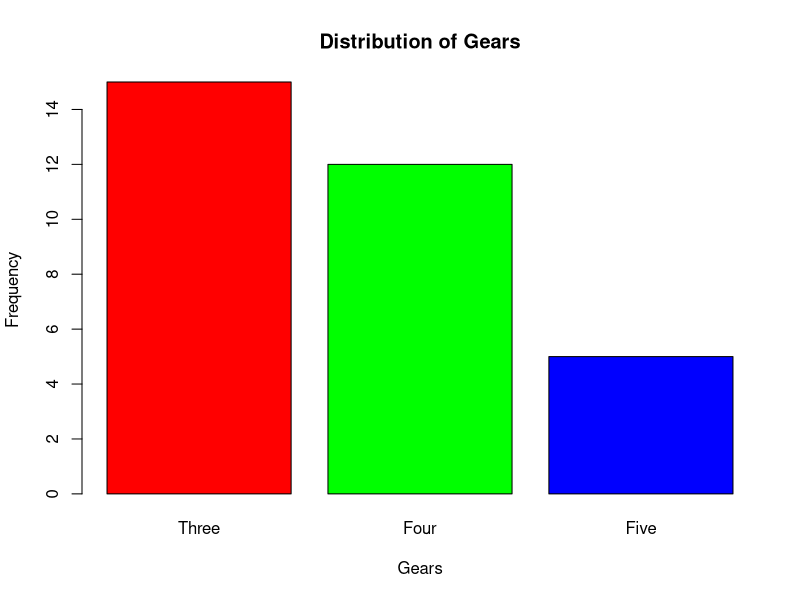
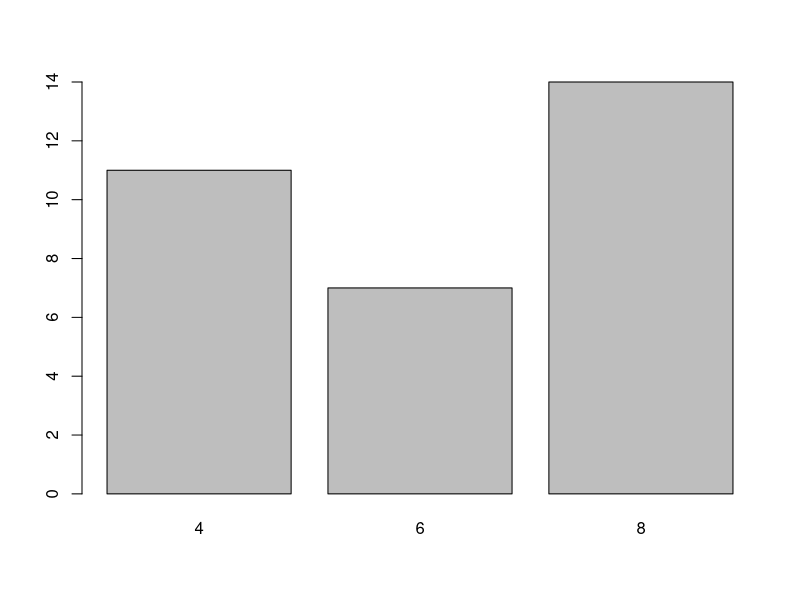
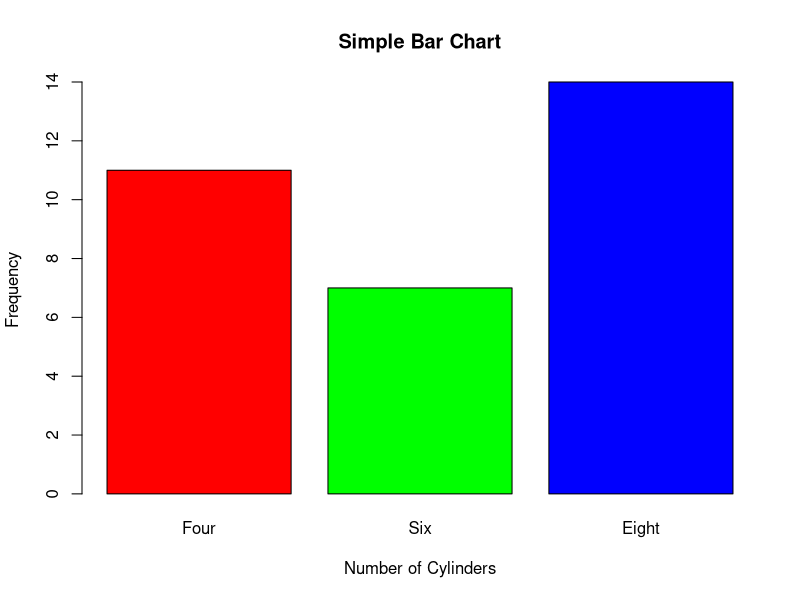
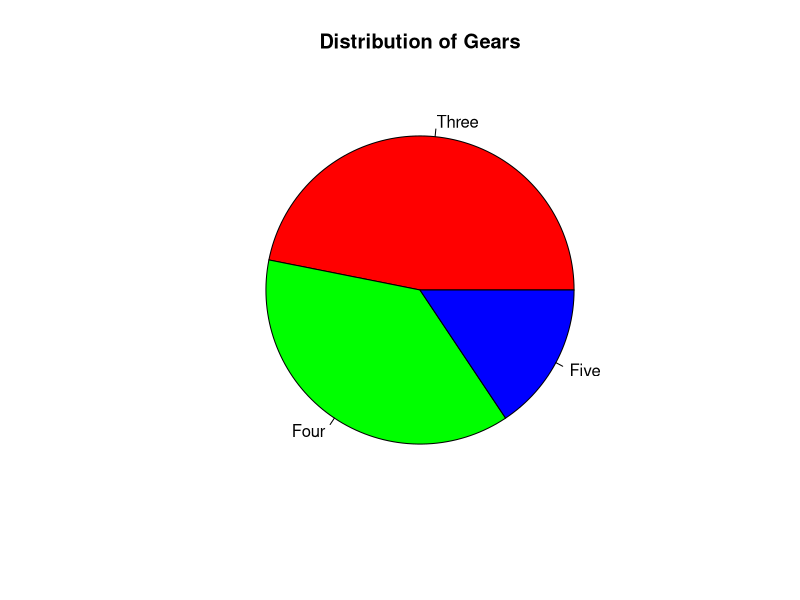
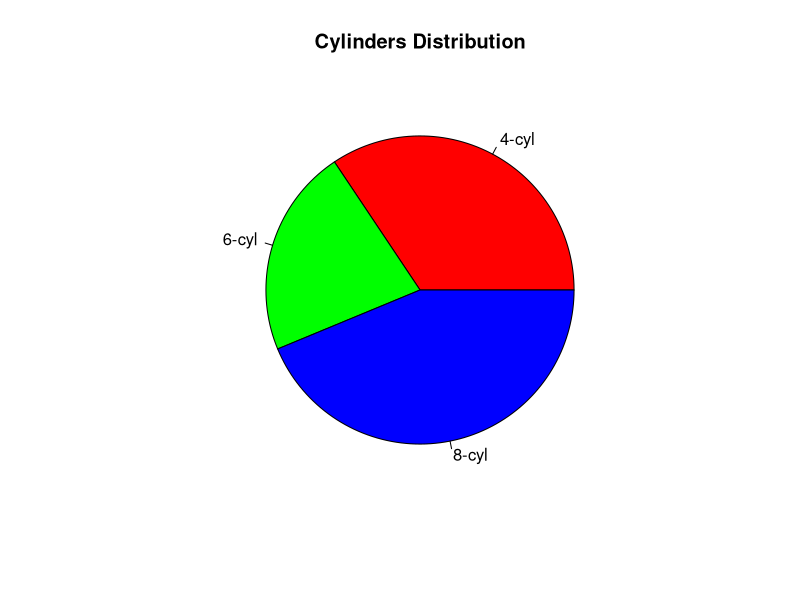
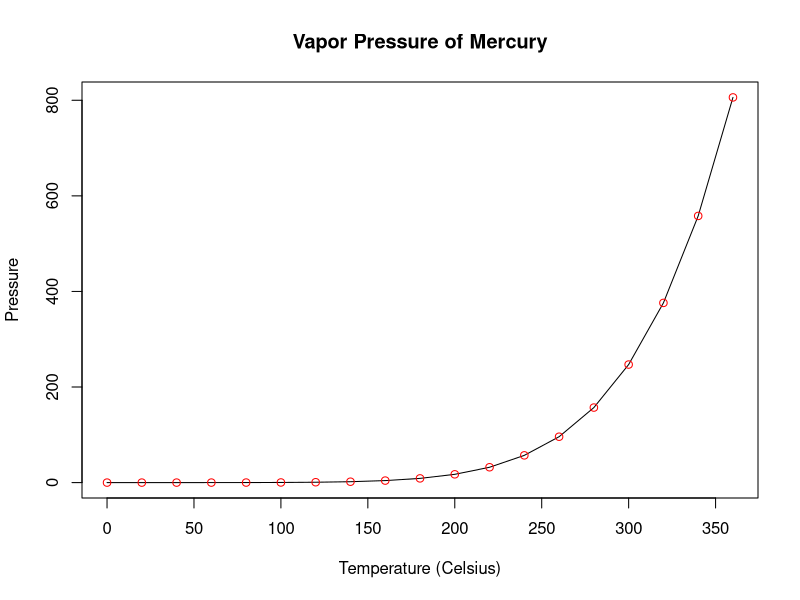
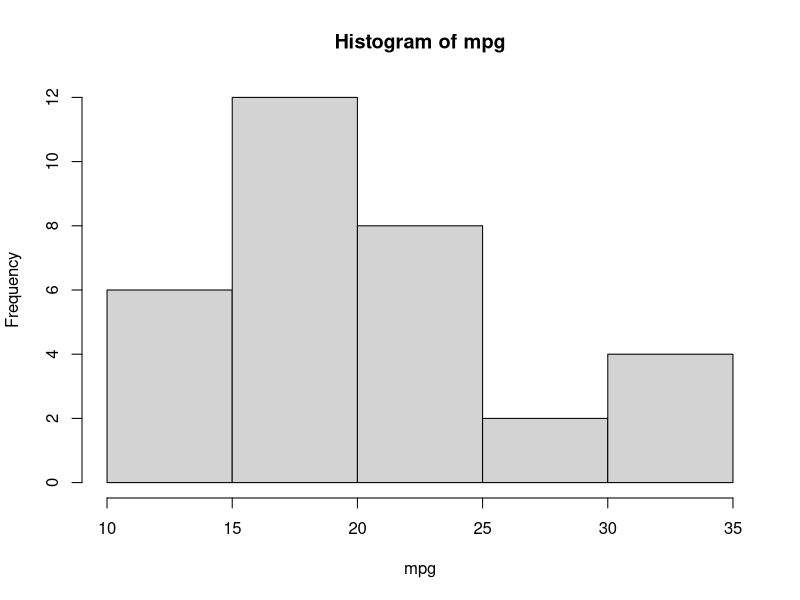
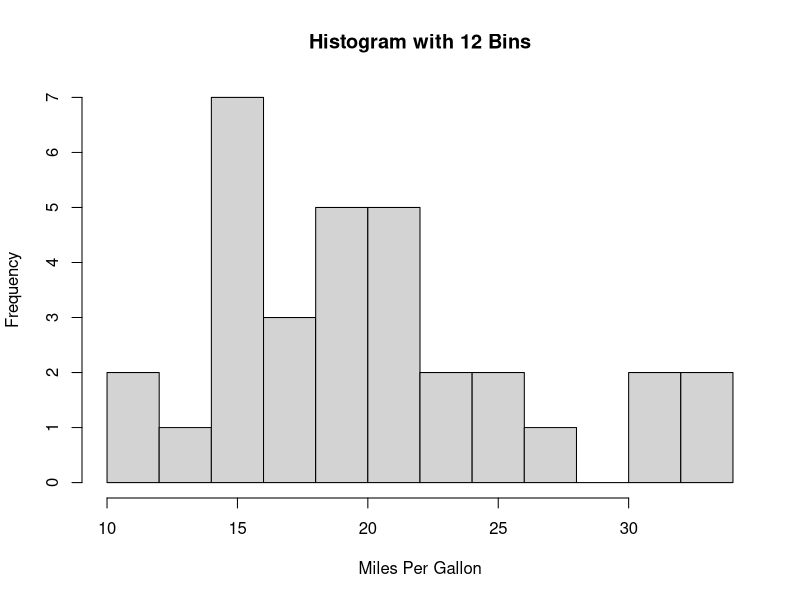

Write the R code that produced these figures, in order.
##################### Bar Charts s7 #####################
## display the built-in dataset called "mtcars"

mtcars

## attach is convenient way to use the build-in dataset 

attach(mtcars)

# sets the bottom, left, top and right margins of the plot region 
# in number of lines of text. 
# you can ignore this set of code if your plots are showing correctly
# par(mar=c(2,1,2,1))

##################### Bar Charts s8 #####################
count_gears <- table(gear)
barplot(count_gears, 
        names.arg = c('Three','Four','Five'),
        main= "Distribution of Gears",
        xlab= "Gears", 
        ylab= "Frequency",
        col=rainbow(length(count_gears)))

##################### Bar Charts s9 #####################
# Check the cylinder vector (variable)
mtcars$cyl
print(cyl)

# Count the frequencies for each value of cyl
# using the Frequency-Table function
counts_cyl <- table(cyl)
print(counts_cyl)

# Create the simplest basic barplot
barplot(counts_cyl)

# Add Title, axis labels and color
barplot(counts_cyl,
        names.arg = c('Four','Six','Eight'),
        main= "Simple Bar Chart",
        xlab= "Number of Cylinders", 
        ylab= "Frequency",
        col=rainbow(length(counts_cyl)))

##################### Pie Chart s10 #####################
pie(count_gears, 
    labels = c('Three','Four','Five'),
    main= "Distribution of Gears",
    col=rainbow(length(count_gears)))

##################### Pie Chart s11 #####################

## count frequency for each value of cyl
counts_cyl <- table(cyl)
counts_cyl

# Plot the pie chart
pie(counts_cyl, 
    labels = c('4-cyl','6-cyl','8-cyl'), 
    main='Cylinders Distribution',
    col = rainbow(length(counts_cyl)))

##################### Line Charts s13 ####################

## A line plot is actually a scatter plot 
## with line passing through the points. 
## The function used is the same - plot() but with type='l'

## using another built-in dataset "pressure" as it has time-series

plot(x = pressure$temperature, y = pressure$pressure,
     xlab = "Temperature (Celsius)",
     ylab = "Pressure",
     main = "Vapor Pressure of Mercury", type = "l")

# if you remove "type = "l", you will get only the scatter plot.

# add points
points(x = pressure$temperature, y = pressure$pressure,
       col = 'red')

##################### Histogram s15 #####################

## plot simple histogram
hist(mpg)

## histogram with Title, labels, bins
hist(mpg, 
     breaks=12,
     xlab="Miles Per Gallon",
     main="Histogram with 12 Bins")

hist(mpg, 
     breaks= c(0,5,10,15,20,25,30,35),
     xlab="Miles Per Gallon",
     main="Histogram with 12 Bins")

##################### Scatter Plots s17 #####################

## a very basic scatter plot of MPG vs. Weight
plot(wt, mpg,
     main="Basic Scatter Plot of MPG vs. Weight",
     xlab="Car Weight (lbs/1000)",
     ylab="Miles Per Gallon")

## Add labels, color dots, regression line
plot(wt, mpg,
     main="Scatter Plot of MPG vs. Weight", # title
     xlab="Car Weight (lbs/1000)",          # x axis label
     ylab="Miles Per Gallon",               # y axis label
     font.lab=2,                            # 2=bold, 3=italics
     pch=16,                                # change point symbol
     col="blue")                            # set point colour

## add a line to fit the data
abline(lm(mpg~wt),                          # add a regression line
       col="red",                           # set line colour
       lty=3,                               # set line type
       lwd=2)                               # set line width

##################### Box Plots s19 #####################

## A very simple boxplot
boxplot(mpg, main = "Boxplot of Miles/Gallon")

## use boxplots for comparison
boxplot(mpg~cyl, main = "Miles/Gallon by Cylinders")
# engine: v=0, straight=1
boxplot(mpg~vs, main = "Miles/Gallon by Engine Types")
boxplot(mpg~gear, main = "Miles/Gallon by Gear")


############## Some practice Exercises ################
# (1) Run the code below. 
#     Add labels & titles to make the chart readable

counts = table(mtcars$vs, mtcars$gear)
barplot(counts, col=c("darkblue","red"),legend = rownames(counts)) 

# (2) create a table with row=vs and col=gear 
counts <- table(mtcars$vs, mtcars$gear)
# now plot this as bar chart. 
# what kind of plot has been produced?

# (3) run the code below. It looks familiar - What does it show?
#     Add labels and title to make it readable
counts = table(mtcars$vs, mtcars$gear)
barplot(counts,col=c("darkblue","red"), 
          legend = rownames(counts), beside=TRUE) 

# (4) Plot 4 Charts to show if there are relationships between 
#     pickup speed and mpg, hp, wt and disp
#     What is your conclusion?

# for example, one of the plot can be...
plot(qsec, mpg,
     xlab="qsec", ylab="MPG")
abline(lm(mpg ~ qsec, data = mtcars), col = "blue")

# conculsion: positive relationship. The > Mpg, the slower pickup

